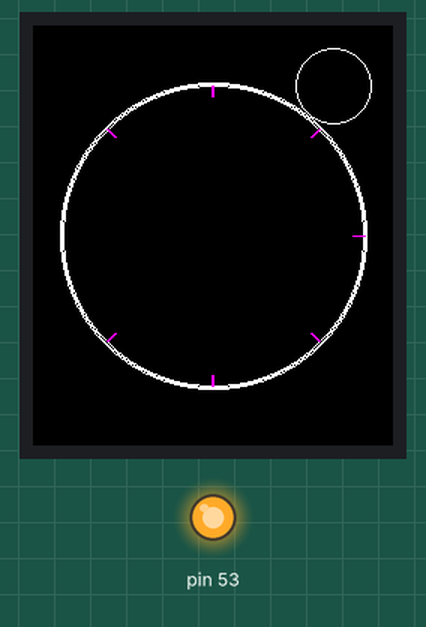
Recording of a sketch running on a simulated Arduino Mega 2560, built with avr-gcc and run on an emulated ATmega2560. Parts: 240×280 colour display, output pins drawn as LEDs (lit = HIGH). Pins used as bus, display or sensor lines are not drawn.

Above: at 0.8 s.

The sketch:

fuelgauge.ino
```cpp
#include <SPI.h>
#include <Adafruit_GFX.h>
#include <Adafruit_ST7735.h>
#include <Adafruit_ST7789.h>

// Pin config
#define TFT_CS        17
#define TFT_RST       20
#define TFT_DC        21
#define csPIN  22
#define rstPIN 15


byte frame[20]; //Frame Buff
int framePos = 0;
bool frameInProgress = false;
float prec;
Adafruit_ST7789 tft = Adafruit_ST7789(TFT_CS, TFT_DC, TFT_RST);
int lastNeedleX = 120;
int lastNeedleY = 140;
int indicatorX = 200;
int indicatorY = 40;
int indicatorRadius = 25;
int WarnVal = 15; // set this to set when the warning light is on

void setup() {
   byte status, data;
  Serial.begin(115200);

  pinMode(rstPIN, OUTPUT);
  pinMode(csPIN, OUTPUT);

  SPI.begin();
  SPI.beginTransaction(SPISettings(1000000, MSBFIRST, SPI_MODE3));

  // Reset the XC68HC58
  digitalWrite(rstPIN, LOW);
  delay(500);
  digitalWrite(rstPIN, HIGH);
  SPIcycle(0x12, 0x1A, status, data);
  tft.init(240, 280);           // Init ST7789
  tft.setSPISpeed(1000000);
  tft.fillScreen(ST77XX_BLACK);
  tft.drawCircle(120, 140, 100, ST77XX_WHITE); // outer circle
  tft.drawCircle(120, 140, 101, ST77XX_WHITE); // outer circle
  tft.drawCircle(120, 140, 102, ST77XX_WHITE); // outer circle
  tft.drawCircle(indicatorX, indicatorY, indicatorRadius, ST77XX_WHITE);
  for (int i = -135; i <= 135; i += 45) {
    float tickAngle = i * 0.0174533;
    int x0 = 120 + cos(tickAngle) * 93;
    int y0 = 140 + sin(tickAngle) * 93;
    int x1 = 120 + cos(tickAngle) * 100;
    int y1 = 140 + sin(tickAngle) * 100;
    tft.drawLine(x0, y0, x1, y1, ST77XX_MAGENTA);
    tft.drawLine(x0+1, y0, x1+1, y1, ST77XX_MAGENTA);
  }
}

void SPIcycle(byte command1, byte command2, byte &statusByte, byte &dataByte) {
  digitalWrite(csPIN, LOW);
  delayMicroseconds(100);
  statusByte = SPI.transfer(command1);
  dataByte   = SPI.transfer(command2);
  digitalWrite(csPIN, HIGH);
  delayMicroseconds(100);
}

void processframe(){

     if (frame[0] == 0xA8 && frame[1] == 0x83 && frame[2] == 0x10 && frame[3] == 18) {
        prec = (frame[4]/2.55);
        drawGauge(prec);
      }
}
void loop() {
  byte status, data;
  SPIcycle(0x00, 0x02, status, data);
  // Status 0x10 or 0x00: frame in progress
  if (status != 0x10 && status != 0x00) {
    if (status != 0xF0 && status != 0xD0) {
      frame[framePos] = data;
      framePos++;
    }else if (framePos>3){
 processframe();
  framePos=0;
    } else{framePos=0;}
  }
}

void drawGauge(int value) {
  // Erase previous needle (draw over with black - 3px wide)
  for (int i = -1; i <= 1; i++) {
    tft.drawLine(120 + i, 140, lastNeedleX + i, lastNeedleY, ST77XX_BLACK);
  }
  float angle = ((value / 100.0) * 270.0 - 135.0) * 0.0174533;
  // New needle endpoint
  int x = 120 + cos(angle) * 90;
  int y = 140 + sin(angle) * 90;
  for (int i = -1; i <= 1; i++) {
    tft.drawLine(120 + i, 140, x + i, y, ST77XX_RED);
  }

  // Update stored needle position
  lastNeedleX = x;
  lastNeedleY = y;
  tft.fillCircle(120, 140, 5, ST77XX_WHITE);

  if (value < WarnVal) { // Change to > if its a higher than warning
    tft.fillCircle(indicatorX, indicatorY, indicatorRadius-1, ST77XX_RED);
  }else{
    tft.fillCircle(indicatorX, indicatorY, indicatorRadius-1, ST77XX_BLACK);
  }
}
```
